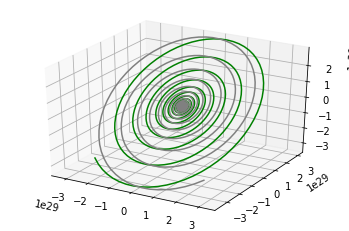

Write Python code to recreate this figure.
#!/usr/bin/python
import numpy as np
from mpl_toolkits import mplot3d
import matplotlib.pyplot as plt

class Particula:
    #atributos
    cargada= True
    #Instancias
    def __init__(self,x,y,z,vx,vy,vz,m,bz,carga):
        self.X=x
        self.Y=y
        self.Z=z
        self.Vx=vx
        self.Vy=vy
        self.Vz=vz
        self.M=m
        self.Bz=bz
        self.Carga=carga
    def Pos_evol(self,Fx,Fy,Fz,t):
       self.X=self.X+self.Vx*t+(0.5*t*t*Fx/self.M) 
       self.Y=self.Y+self.Vy*t+(0.5*t*t*Fy/self.M)       
       self.Z=self.Z+self.Vy*t+(0.5*t*t*Fz/self.M)   
       self.Vx=self.Vx+(Fx*t/self.M)
       self.Vy=self.Vy+(Fy*t/self.M)
       self.Vz=self.Vz+(Fz*t/self.M)

Par1=Particula(0.0,0.0,0.0,0.0,0.0,0.0,10.0,10.0,1)
Par2=Particula(1.0,0.0,0.0,0.0,0.0,0.0,10.0,10.0,-1)  
#print(Par1.X,Par1.Y,Par1.Z,Par1.VX,Par1.VY,Par1.VZ,Par1.M,Par1.Carga)
x1=[]
y1=[]
z1=[]

x2=[]
y2=[]
z2=[]
for i in range(10000):
    if ((Par2.X-Par1.X)**(2) + (Par2.Y-Par1.Y)**(2) + (Par2.Z-Par1.Z)**2)==0: break
    #Particula 1
    Fx1=(Par1.Vy*Par1.Bz*Par1.Carga)+((Par1.Carga*Par2.Carga)*(Par1.X-Par2.X)/((4*np.pi*(8.8541e-12))*((Par1.X-Par2.X)**(2)+(Par1.Y-Par2.Y)**(2)+(Par1.Z-Par2.Z)**(2))**(3/2)))
    Fy1=-(Par1.Vx*Par1.Bz*Par1.Carga)+((Par1.Carga*Par2.Carga)*(Par1.Y-Par2.Y)/((4*np.pi*(8.8541e-12))*((Par1.X-Par2.X)**(2)+(Par1.Y-Par2.Y)**(2)+(Par1.Z-Par2.Z)**(2))**(3/2)))
    Fz1=((Par1.Carga*Par2.Carga)*(Par1.Z-Par2.Z)/((4*np.pi*(8.8541e-12))*((Par1.X-Par2.X)**(2)+(Par1.Y-Par2.Y)**(2)+(Par1.Z-Par2.Z)**(2))**(3/2)))
    
    #Particula 2
    Fx2=(Par2.Vy*Par2.Bz*Par2.Carga)+((Par1.Carga*Par2.Carga)*(Par2.X-Par1.X)/((4*np.pi*(8.8541e-12))*((Par1.X-Par2.X)**(2)+(Par1.Y-Par2.Y)**(2)+(Par1.Z-Par2.Z)**(2))**(3/2)))
    Fy2=-(Par2.Vx*Par2.Bz*Par2.Carga)+((Par1.Carga*Par2.Carga)*(Par2.Y-Par1.Y)/((4*np.pi*(8.8541e-12))*((Par1.X-Par2.X)**(2)+(Par1.Y-Par2.Y)**(2)+(Par1.Z-Par2.Z)**(2))**(3/2)))
    Fz2=((Par1.Carga*Par2.Carga)*(Par2.Z-Par1.Z)/((4*np.pi*(8.8541e-12))*((Par1.X-Par2.X)**(2)+(Par1.Y-Par2.Y)**(2)+(Par1.Z-Par2.Z)**(2))**(3/2)))
    
    Par1.Pos_evol(Fx1,Fy1,Fz1,0.1)
    x1.append(Par1.X)
    y1.append(Par1.Y)
    z1.append(Par1.Z)
    
    Par2.Pos_evol(Fx2,Fy2,Fz2,0.1)
    
    x2.append(Par2.X)
    y2.append(Par2.Y)
    z2.append(Par2.Z)

ax= plt.axes(projection= "3d")

ax.plot3D(x1,y1,z1,"green")
ax.plot3D(x2,y2,z2,"gray")
plt.show()    
   
    
